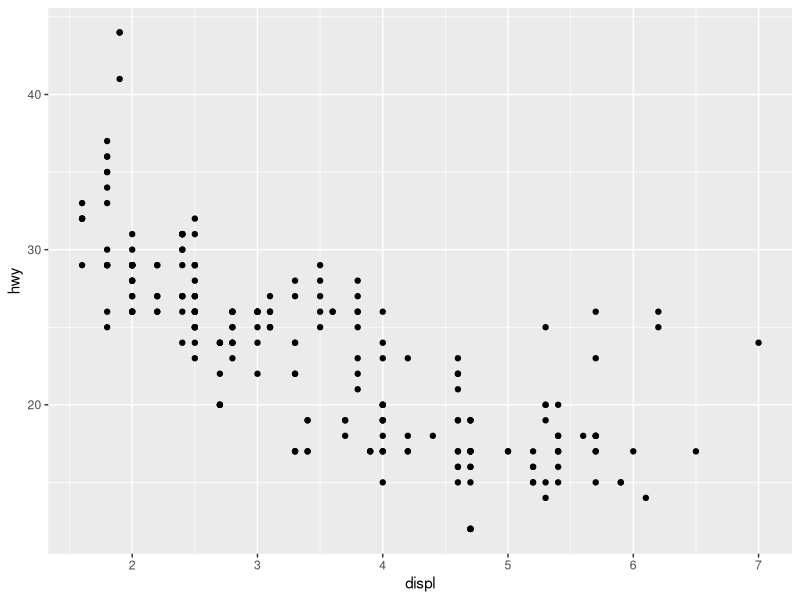
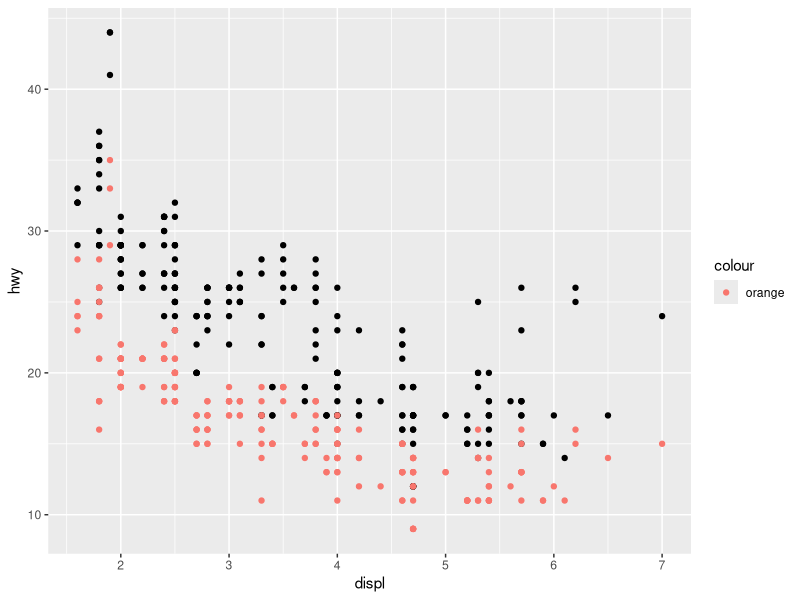
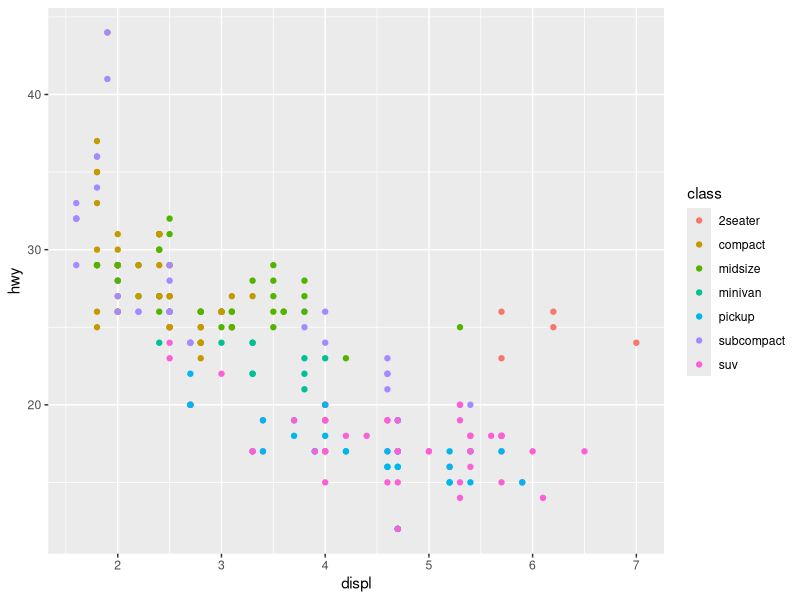
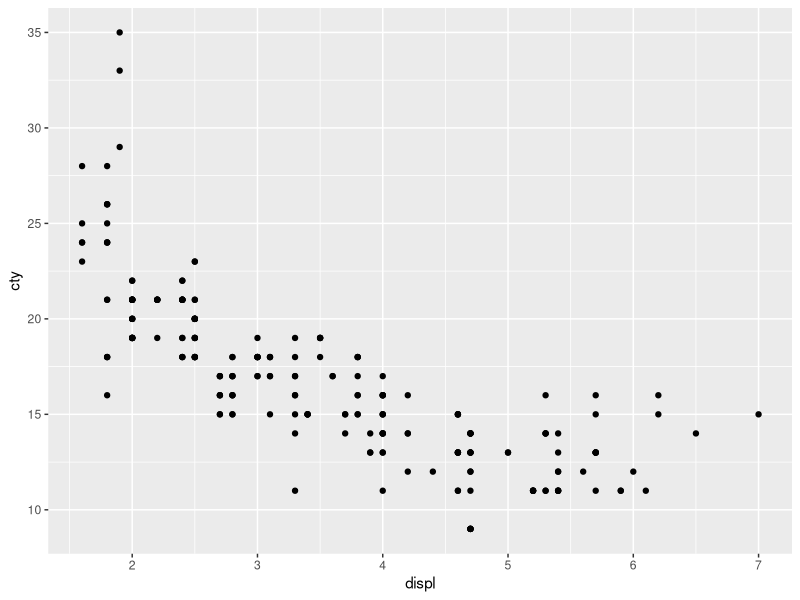
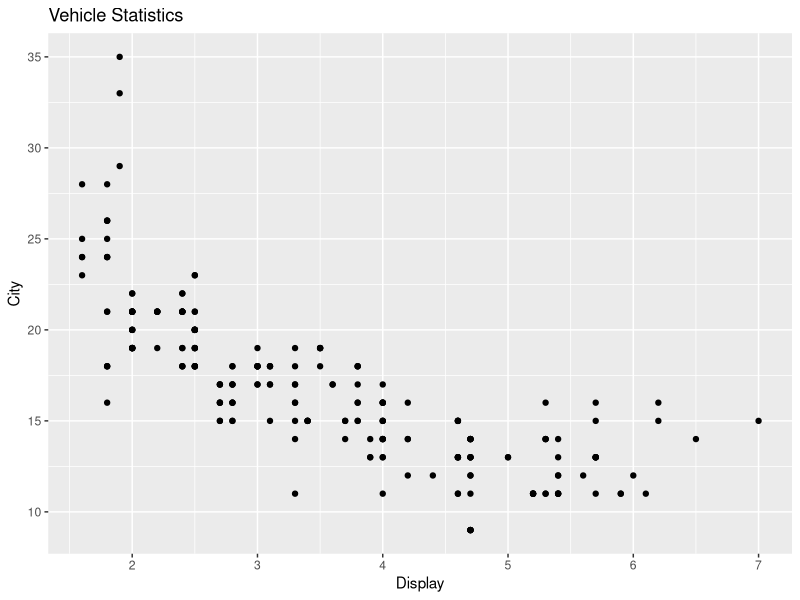
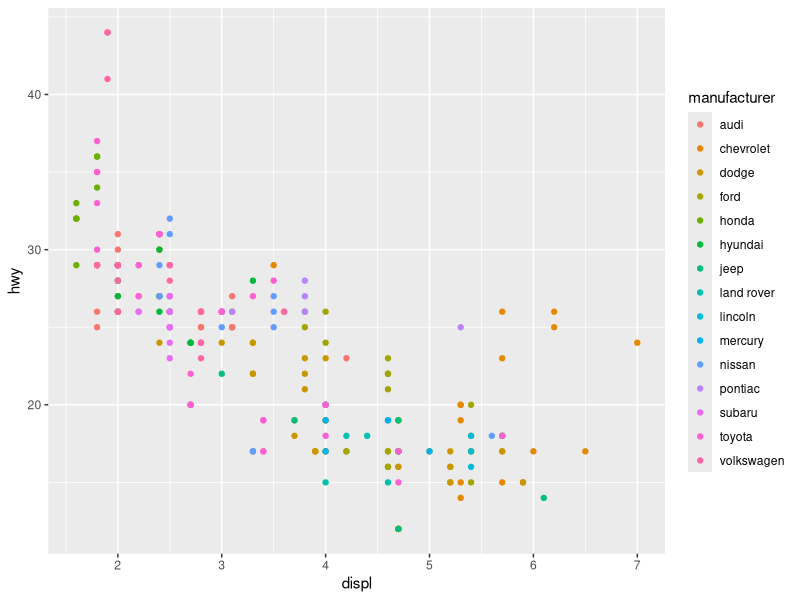
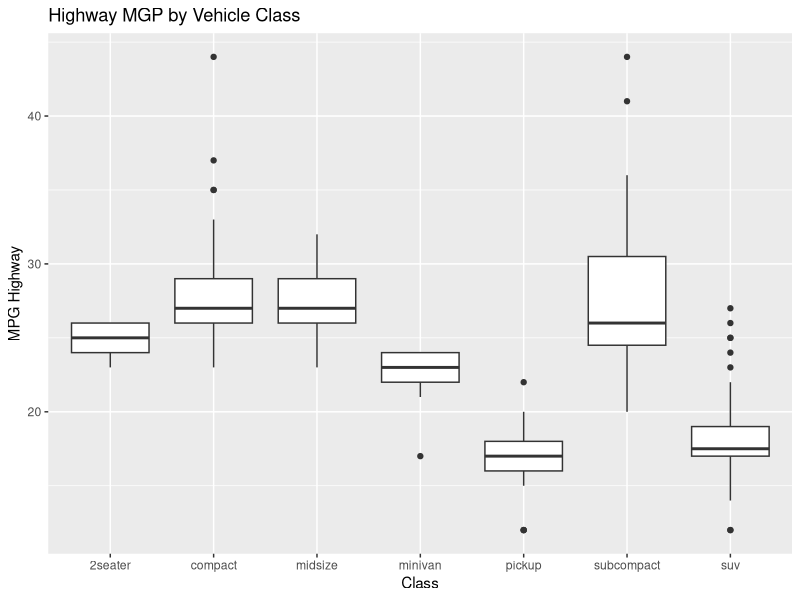
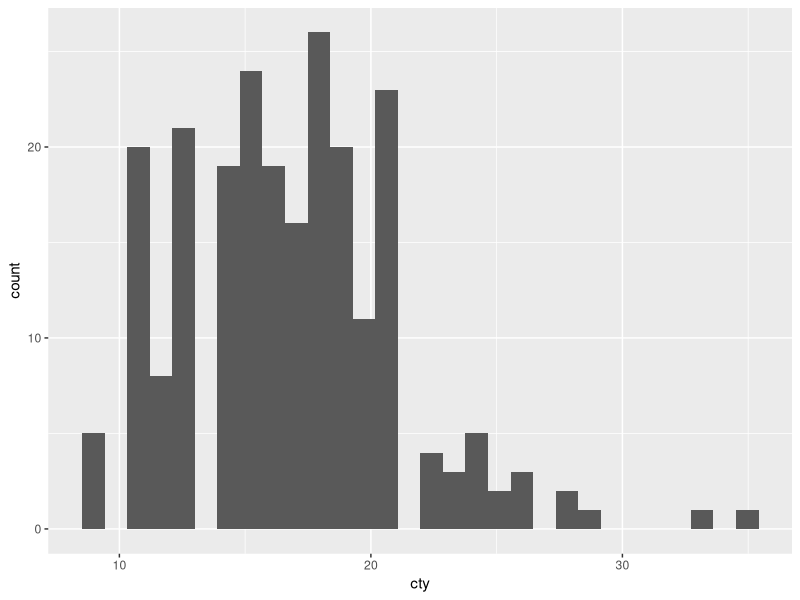

Reproduce these figures in R, in order.
## ---- chunk 1
library(ggplot2)
data(mpg)
head(mpg, n=6)
## ---- chunk 2
ggplot(data=mpg, mapping=aes(x=displ,y=hwy))+
  geom_point()

#to add two different groups of data
ggplot(data=mpg, )+
  geom_point(aes(x=displ,y=hwy))+
  geom_point(aes(x=displ,y=cty,color='orange')) #define the color for the plot
  
       
## ---- chunk 3
ggplot(data=mpg, )+
  geom_point(aes(x=displ,y=hwy,color=class)) #class will color code the plot for you by class (defined in the dataset) #must be within aes() because it is variable and changes color based on the class

## ---- chunk 4
ggplot(data=mpg, )+
  geom_point(aes(x=displ,y=cty))
## ---- chunk 5
ggplot(data=mpg, )+
  geom_point(aes(x=displ,y=cty))+
  ggtitle("Vehicle Statistics")+
  xlab("Display")+
  ylab("City")
## ---- chunk 6
ggplot(data=mpg, )+
  geom_point(aes(x=displ,y=hwy,color=manufacturer))
## ---- chunk 7
ggplot(data=mpg,aes(x=class,y=hwy))+
  geom_boxplot()+
  labs(
    x="Class",
    y="MPG Highway",                   #can also label like this in ggplot
    title="Highway MGP by Vehicle Class"
  )
## ---- chunk 8
ggplot(data=mpg, )+
  geom_histogram(aes(x=cty))
## ---- chunk 9
ggplot(data=mpg, )+
  geom_histogram(aes(x=cty), bins=30)
## ---- chunk 10
ggplot(mpg, aes(x = hwy)) +
  geom_density()
## ---- chunk 11
ggplot(data=mpg, aes(x=cty,y=hwy))+
  geom_point()+
  geom_smooth(method=lm)
## ---- chunk 12
head(mpg, n=6)
## ---- chunk 13
ggplot(data=mpg, aes(x=class))+
  geom_bar()

## ---- chunk 14
class_freq <- as.data.frame(table(mpg$class))
class_freq
class_freq$Percent <- (class_freq$Freq / sum(class_freq$Freq)) * 100
class_freq

colnames(class_freq) <- c("Class", "Frequency", "Percentage")
class_freq

ggplot(class_freq, aes(x = Class, y = Percentage)) +
  geom_bar(stat = "identity") +
  ylab("Percentage (%)")

